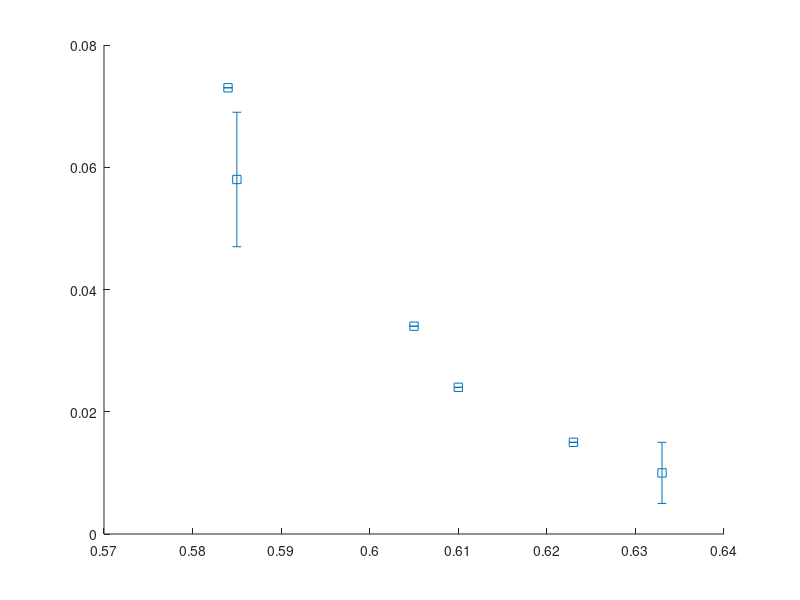

Source code (MATLAB): (Note: this script raises an error after producing the figure.)
% Plot general code


vf = [.592, .594];
delta_ab = [.0080, .0114];
delta_80s = [.0038, .0033];
delta_50s = [.0031,.0025];

vf_2_25 = [.617];
delta_ab_2_25 = [.013];
delta_50s_2_25 = [.0044];

vf_2_14 = [.624];
delta_ab_2_14 = [.0031]; % don't trust
delta_50s_2_14 = [.0025];


vf_combined = [.592, .594, .617, .618, .624];
delta_ab_combined = [.0096, .0114, .013, .011, .0031];
delta_50s_combined = [.0031, .0025, .0044, .0030, .0025];

vf_combined_tiled = [.586, .601, .604, .607, .607, .626];
delta_ab_combined_tiled = [.078, .0096, .0113, .0114, .011, .0055];
delta_50s_combined_tiled = [.03, .0031, .0044, .0025, .0030, .0025];


% Volume fraction vs time data 
vf_peri = [.41, .55, .57, .6, .63, .64, .64];
time = [0, 27, 41, 68, 103, 169, 278];

vf_jolts = [.59, .59, .58, .58, .59, .58, .62, .61, .61];
time_jolts = [605, 612, 617, 842, 852, 862, 1659, 1668, 1676];

% Vertical line
vert_x = ones(1,100)*400;
vert_y = linspace(.4, .65);
% 
% % Individual data points. Volume fraction then Delta
% delta_ab = [
% %     .601, .0096; % 11-17-20 ts-3-5
% %     .607, .0114; % 11-17-20 ts-17-19
% %     .604, .013; % 2-25-20 ts-post-p5-1
% %     .607, .011; % 11-17-20 ts-42-44
% %     .626, .0055; % 9-23-21 ts-4-6
% %     .586, .090; % 12-7-21 ts-3-4
% %     .604, .045;  % 12-7-21 ts-8-9
% %     .585, .067; % 12-14-21 ts-5-6
% %     .630, .013; % 12-7-21 ts-28-29
%     .601, .0079 % % 12-14-21 ts-33-34 relative positions (DONT TRUST PHI)
%     .603, .0052 % % 12-14-21 ts-43-44 relative positions (DONT TRUST PHI)
% 
%     .585, .044; % 12-14-21 ts-5-6 relative positions
%     .607, .021; % 12-14-21 ts-13-14 relative positions
%     .586, .070; % 12-7-21 ts-3-4 relative positions
%     .607, .038;  % 12-7-21 ts-8-9 relative positions
%     .607, .029; % 12-7-21 ts-9-10 relative positions. Should maybe combine
%     .630, .010; % 12-7-21 ts-28-29 relative positions
%     ];
% %     .585, .038 % 12-14-21 ts-5-6 relative positions no outliers
% 
% delta = [
% %     .601, .0031; % 11-17-20 ts-3-5 
% %     .607, .0025; % 11-17-20 ts-17-19
% %     .604, .0044; % 2-25-20 ts-post-p5-1
% %     .607, .0030;  % 11-17-20 ts-42-44
% %     .626, .0025;  % 9-23-21 ts-4-6
% %     .586, .030;  % 12-7-21 ts-3-4
% %     .604, .019; % 12-7-21 ts-8
% %     .585, .033; % 12-14-21 ts-5-6
% %     .564, .056; % 12-7-21 ts-0
% %     .630, .0021; % 12-7-21 ts-28-29
%     .601, .0082 % % 12-14-21 ts-33-34 relative positions (DONT TRUST PHI)
%     .603, .0037 % % 12-14-21 ts-43-44 relative positions (DONT TRUST PHI)
% 
%     .555, .051; % 12-14-21 ts-0 relative positions
%     .585, .027; % 12-14-21 ts-5 and ts-6 relative positions
%     .607, .014; % 12-14-21 ts-14 relative positions
%     .564, .045; % 12-7-21 ts-0 relative positions
%     .586, .024; % 12-7-21 ts-3 and ts-4 relative positions
%     .606, .016; % 12-7-21 ts-8 and ts-9 relative positions
%     .630, .0023; % 12-7-21 ts-28 and ts-29 relative positions
%     ];

% Individual data points. Volume fraction then Delta
% Volume fraction and delta cutoff set 24px above bottome plate
delta_ab = [
%     .601, .0063 % % 12-14-21 ts-33-34 relative positions (DONT TRUST PHI)
%     .603, .0029 % % 12-14-21 ts-43-44 relative positions (DONT TRUST PHI)

    .584, .073; % 12-14-21 ts-4-5-6 relative positions
    .610, .024; % 12-14-21 ts-13-14 relative positions
    .585, .058; % 12-7-21 ts-3-4 relative positions
    .605, .034;  % 12-7-21 ts-8-9-10 relative positions
    .623, .015; % 12-7-21 ts-18 relative positions
    .633, .01; % 12-7-21 ts-28-29 relative positions
    ];

% Volume fraction and delta cutoff set 24px above bottome plate with rough
% errobars
delta_ab_yerr = [
%     .601, .0063 % % 12-14-21 ts-33-34 relative positions (DONT TRUST PHI)
%     .603, .0029 % % 12-14-21 ts-43-44 relative positions (DONT TRUST PHI)

    .584, .073, 0; % 12-14-21 ts-4-5-6 relative positions
    .610, .024, 0; % 12-14-21 ts-13-14 relative positions
    .585, .058, .011; % 12-7-21 ts-3-4 relative positions
    .605, .034, 0;  % 12-7-21 ts-8-9-10 relative positions
    .623, .015, 0; % 12-7-21 ts-18 relative positions
    .633, .01, .005; % 12-7-21 ts-28-29 relative positions
    ];

% Volume fraction and delta cutoff set 24px above bottome plate. Bootstrap
% error bars
delta_ab_yerr_bs = [
    .584, .0, .0; % 12-14-21 ts-4-5-6 relative positions
    .610, .0, .0; % 12-14-21 ts-12-13-14 relative positions
    .585, .0, .0; % 12-7-21 ts-3-4-5 relative positions
    .605, .0, .0;  % 12-7-21 ts-7-8-9-10 relative positions
    .623, .0, .0; % 12-7-21 ts-17-18-19 relative positions
    .633, .0, .0; % 12-7-21 ts-27-28-29 relative positions
    ];

% delta at 90s with bootstrap errorbars
delta_90_yerr_bs = [

    .584, .0, 0; % 12-14-21 ts-4-5-6 relative positions
    .610, .0, 0; % 12-14-21 ts-12-13-14 relative positions
    .585, .0, .0; % 12-7-21 ts-3-4-5 relative positions
    .606, .0, .0; % 12-7-21 ts-7-8-9-10 relative positions
    .623, .0, 0; % 12-7-21 ts-17-18-19 relative positions
    .630, .0, 0.0; % 12-7-21 ts-27-28-29 relative positions
    ];


% delta at 50s
delta = [
%     .601, .0024 % % 12-14-21 ts-33-34 relative positions (DONT TRUST PHI)
%     .603, .0012 % % 12-14-21 ts-43-44 relative positions (DONT TRUST PHI)

    .555, .060; % 12-14-21 ts-0 relative positions
    .584, .029; % 12-14-21 ts-5 and ts-6 relative positions
    .610, .014; % 12-14-21 ts-14 relative positions
    .565, .056; % 12-7-21 ts-0 relative positions
    .585, .025; % 12-7-21 ts-3 and ts-4 relative positions
    .606, .018; % 12-7-21 ts-8 and ts-9 relative positions
    .623, .0061; % 12-7-21 ts-18 relative positions
    .630, .0027; % 12-7-21 ts-28 and ts-29 relative positions
    ];

% delta at 90s
delta_90 = [

    .584, .035; % 12-14-21 ts-6 relative positions
    .610, .018; % 12-14-21 ts-14 relative positions
    .585, .034; % 12-7-21 ts-3 and ts-4 relative positions
    .606, .022; % 12-7-21 ts-8 and ts-9 relative positions
    .623, .0074; % 12-7-21 ts-18 relative positions
    .630, .0027; % 12-7-21 ts-28 and ts-29 relative positions
    ];
    

% delta at 90s with rough errorbars
delta_90_yerr = [

    .584, .035, 0; % 12-14-21 ts-6 relative positions
    .610, .018, 0; % 12-14-21 ts-14 relative positions
    .585, .034, .008; % 12-7-21 ts-3 and ts-4 relative positions
    .606, .022, .008; % 12-7-21 ts-8 and ts-9 relative positions
    .623, .0074, 0; % 12-7-21 ts-18 relative positions
    .630, .0027, 0.004; % 12-7-21 ts-28 and ts-29 relative positions
    ];

% Individual data points. Volume fraction then Delta
% Volume fraction for only big particles. Delta cutoff set 2um from
% bottom of image. Vol frac 24px above bottom plate.
delta_ab_big = [
%     .601, .0049 % % 12-14-21 ts-33-34 relative positions (DONT TRUST PHI)
%     .603, .0045 % % 12-14-21 ts-43-44 relative positions (DONT TRUST PHI)

    .584, .051; % 12-14-21 ts-5-6 relative positions
    .610, .018; % 12-14-21 ts-12-13 and ts-13-14 relative positions
    .585, .060; % 12-7-21 ts-3-4 relative positions
    .605, .027;  % 12-7-21 ts-8-9-10 relative positions
    .633, .0078; % 12-7-21 ts-28-29 relative positions
    ];

delta_big = [
%     .601, .002 % % 12-14-21 ts-33-34 relative positions (DONT TRUST PHI)
%     .603, .001 % % 12-14-21 ts-43-44 relative positions (DONT TRUST PHI)

    .555, .039; % 12-14-21 ts-0 relative positions
    .584, .019; % 12-14-21 ts-5 and ts-6 relative positions
    .610, .0093; % 12-14-21 ts-14 relative positions
    .565, .032; % 12-7-21 ts-0 relative positions
    .585, .017; % 12-7-21 ts-3 and ts-4 relative positions
    .606, .012; % 12-7-21 ts-8 and ts-9 relative positions
    .630, .0019; % 12-7-21 ts-28 and ts-29 relative positions
    ];

pressures = [
    .564 8.3
    .585 9.1
    .604 12.7
    .609 12.3
    .630 22
    ];

% number of first neighbors. Single cycle mean of all with < 10 neighbors.
% center-to-center distance
mfn = [
    .581, 3.26; % 12-7-21 ts-3 frames 1-240
    .588, 3.12; % 12-7-21 ts-4 frames 1-240
    .605, 3.17; % 12-7-21 ts-8 frames 1-240
    .607, 2.95; % 12-7-21 ts-9 frames 1-240
    .625, 2.51; % 12-7-21 ts-18 frames 1-360
    .624, 2.69; % 12-7-21 ts-19 frames 1-360
    .634, 2.23; % 12-7-21 ts-28 frames 1-360
    .632, 2.17; % 12-7-21 ts-29 frames 1-360
    ];

% number of first neighbors. Between jolt mean of all with < 10 neighbors.
% Center-to-center distance
mfn_jolt = [
    .585, 3.95; % 12-7-21 ts-3-4 frames 1-240 each
    .593, 3.83; % 12-7-21 ts-4-5 frames 1-240 each
    .605, 3.54; % 12-7-21 ts-7-8 frames 1-240 each
    .606, 3.79; % 12-7-21 ts-8-9 frames 1-240 each
    .633, 2.56; % 12-7-21 ts-28-29 frames 1-360 each
    ];

% lines = zeros(1,2);
% % DELTA_AB
% lines(1)= plot(delta_ab(:,1), delta_ab(:,2), 'o', 'Color', blu, 'MarkerFaceColor', blu, 'MarkerSize', 8, 'Displayname', '\Delta_{AB}');
% % DELTA (MSD)
% lines(2) =plot(delta(:,1), delta(:,2), 'o', 'Color', red, 'MarkerFaceColor', red, 'MarkerSize', 8, 'Displayname', '\Delta');

% %%
% figure;
% hold on
% bar_pre = stairs(contacts, pdf_pre, 'b', 'LineWidth', 2);
% 
% bar_post = stairs(contacts, pdf_post, 'r', 'LineWidth', 2);
% 
% xlim([0 10])
% % ylim([0.13 0.26])

%%

red = [228,26,28]/255;
blu = [55,126,184]/255;
grn = [77,175,74]/255;
pur = [152,78,163]/255;
org = [255,127,0]/255;
brn = [166,86,40]/255;
aqua = [0, 51, 0]/255.;
yel = [255,255,51]/255.;
pnk = [231,41,138]/255.;
lgrn = [102,166,30]/255.;


figure;
% hold on;

% plot(vf_combined(1:4), delta_ab_combined(1:4), 'o', 'Color', blu, 'MarkerFaceColor', blu,...
%     'MarkerSize', 8, 'Displayname', '\Delta_{AB}')
% plot(vf_combined, delta_50s_combined, 'o', 'Color', red, 'MarkerFaceColor', red,...
%     'MarkerSize', 8, 'Displayname', '\Delta')

% plot(vf_combined_tiled, delta_ab_combined_tiled, 'o', 'Color', blu, 'MarkerFaceColor', blu,...
%     'MarkerSize', 8, 'Displayname', '\Delta_{AB}')
% plot(vf_combined_tiled, delta_50s_combined_tiled, 'o', 'Color', red, 'MarkerFaceColor', red,...
%     'MarkerSize', 8, 'Displayname', '\Delta')

% % Somewhat weird versoin where i plot each point independently. Using base
% % PERI volume fractions.
% lines = zeros(1,2);
% lines(1)= plot(.592, .0096, 'o', 'Color', blu, 'MarkerFaceColor', blu, 'MarkerSize', 8, 'Displayname', '\Delta_{AB}'); % 11-17-20 ts-3-5
% plot(.594, .0114, 'o', 'Color', blu, 'MarkerFaceColor', blu, 'MarkerSize', 8) % 11-17-20 ts-17-19
% plot(.617, .013, 'o', 'Color', blu, 'MarkerFaceColor', blu, 'MarkerSize', 8) % 2-25-20 ts-post-p5-1
% plot(.618, .011, 'o', 'Color', blu, 'MarkerFaceColor', blu, 'MarkerSize', 8) % 11-17-20 ts-42-44
% plot(.624, .0031, 'o', 'Color', blu, 'MarkerFaceColor', blu, 'MarkerSize', 8) % 2-14-20 ts-post-p5-1-2
% 
% lines(2) =plot(.592, .0031, 'o', 'Color', red, 'MarkerFaceColor', red, 'MarkerSize', 8, 'Displayname', '\Delta'); % 11-17-20 ts-3-5
% plot(.594, .0025, 'o', 'Color', red, 'MarkerFaceColor', red, 'MarkerSize', 8) % 11-17-20 ts-17-19
% plot(.617, .0044, 'o', 'Color', red, 'MarkerFaceColor', red, 'MarkerSize', 8) % 2-25-20 ts-post-p5-1
% plot(.618, .0030, 'o', 'Color', red, 'MarkerFaceColor', red, 'MarkerSize', 8) % 11-17-20 ts-42-44
% plot(.624, .0025, 'o', 'Color', red, 'MarkerFaceColor', red, 'MarkerSize', 8) % 2-14-20 ts-post-p5-1-2

% % Somewhat weird versoin where i plot each point independently
% lines = zeros(1,2); % DELTA_AB
% lines(1)= plot(.601, .0096, 'o', 'Color', blu, 'MarkerFaceColor', blu, 'MarkerSize', 8, 'Displayname', '\Delta_{AB}'); % 11-17-20 ts-3-5
% plot(.607, .0114, 'o', 'Color', blu, 'MarkerFaceColor', blu, 'MarkerSize', 8) % 11-17-20 ts-17-19
% plot(.604, .013, 'o', 'Color', blu, 'MarkerFaceColor', blu, 'MarkerSize', 8) % 2-25-20 ts-post-p5-1
% plot(.607, .011, 'o', 'Color', blu, 'MarkerFaceColor', blu, 'MarkerSize', 8) % 11-17-20 ts-42-44
% % plot(.620, .0031, 'o', 'Color', blu, 'MarkerFaceColor', blu, 'MarkerSize', 8) % 2-14-20 ts-post-p5-1-2. Don't trust this point
% plot(.626, .0055, 'o', 'Color', blu, 'MarkerFaceColor', blu, 'MarkerSize', 8) % 9-23-21 ts-4-6
% plot(.586, .090, 'd', 'Color', blu, 'MarkerFaceColor', blu, 'MarkerSize', 8) % 12-7-21 ts-3-4
% plot(.604, .045, 'd', 'Color', blu, 'MarkerFaceColor', blu, 'MarkerSize', 8) % 12-7-21 ts-8-9
% plot(.585, .067, 'd', 'Color', blu, 'MarkerFaceColor', blu, 'MarkerSize', 8) % 12-14-21 ts-5-6
% plot(.630, .013, 'd', 'Color', blu, 'MarkerFaceColor', blu, 'MarkerSize', 8) % 12-7-21 ts-28-29
% plot(.585, .044, 's', 'Color', blu, 'MarkerFaceColor', blu, 'MarkerSize', 8) % 12-14-21 ts-5-6 relative positions
% % plot(.585, .038, 's', 'Color', blu, 'MarkerFaceColor', blu, 'MarkerSize', 8) % 12-14-21 ts-5-6 relative positions no outliers
% plot(.586, .070, 's', 'Color', blu, 'MarkerFaceColor', blu, 'MarkerSize', 8) % 12-7-21 ts-3-4 relative positions
% 
% % DELTA (MSD)
% lines(2) =plot(.601, .0031, 'o', 'Color', red, 'MarkerFaceColor', red, 'MarkerSize', 8, 'Displayname', '\Delta'); % 11-17-20 ts-3-5
% plot(.607, .0025, 'o', 'Color', red, 'MarkerFaceColor', red, 'MarkerSize', 8) % 11-17-20 ts-17-19
% plot(.604, .0044, 'o', 'Color', red, 'MarkerFaceColor', red, 'MarkerSize', 8) % 2-25-20 ts-post-p5-1
% plot(.607, .0030, 'o', 'Color', red, 'MarkerFaceColor', red, 'MarkerSize', 8) % 11-17-20 ts-42-44
% % plot(.620, .0025, 'o', 'Color', red, 'MarkerFaceColor', red, 'MarkerSize', 8) % 2-14-20 ts-post-p5-1-2 Don't trust this point
% plot(.626, .0025, 'o', 'Color', red, 'MarkerFaceColor', red, 'MarkerSize', 8) % 9-23-21 ts-4-6
% plot(.586, .030, 'd', 'Color', red, 'MarkerFaceColor', red, 'MarkerSize', 8) % 12-7-21 ts-3-4
% plot(.604, .019, 'd', 'Color', red, 'MarkerFaceColor', red, 'MarkerSize', 8) % 12-7-21 ts-8
% plot(.585, .033, 'd', 'Color', red, 'MarkerFaceColor', red, 'MarkerSize', 8) % 12-14-21 ts-5-6
% plot(.564, .056, 'd', 'Color', red, 'MarkerFaceColor', red, 'MarkerSize', 8) % 12-7-21 ts-0
% plot(.630, .0021, 'd', 'Color', red, 'MarkerFaceColor', red, 'MarkerSize', 8) % 12-7-21 ts-28-29
% plot(.585, .027, 's', 'Color', red, 'MarkerFaceColor', red, 'MarkerSize', 8) % 12-14-21 ts-5-6 relative positions
% plot(.586, .024, 's', 'Color', red, 'MarkerFaceColor', red, 'MarkerSize', 8) % 12-7-21 ts-3-4 relative positions
% plot(.564, .044, 's', 'Color', red, 'MarkerFaceColor', red, 'MarkerSize', 8) % 12-7-21 ts-0 relative positions


% most recent delta plotting %%%
hold on
% DELTA_AB
% lines(1)= plot(delta_ab(1:5,1), delta_ab(1:5,2), 'o', 'Color', blu, 'MarkerFaceColor', blu, 'MarkerSize', 8, 'Displayname', '\Delta_{AB}');
% lines(1)=plot(delta_ab(6:9,1), delta_ab(6:9,2), 'd', 'Color', blu, 'MarkerFaceColor', blu, 'MarkerSize', 8, 'Displayname', '\Delta_{AB}');
% lines(1)=plot(delta_ab(:,1), delta_ab(:,2), 's', 'Color', blu, 'MarkerFaceColor', blu, 'MarkerSize', 8, 'Displayname', '\Delta_{AB}');
l1=errorbar(delta_ab_yerr(:,1), delta_ab_yerr(:,2), delta_ab_yerr(:,3), 's', 'Color', blu, 'MarkerFaceColor', blu, 'MarkerSize', 8, 'Displayname', '\Delta_{AB}');


% DELTA (MSD)
% lines(2) =plot(delta(1:5,1), delta(1:5,2), 'o', 'Color', red, 'MarkerFaceColor', red, 'MarkerSize', 8, 'Displayname', '\Delta');
% lines(2)= plot(delta(6:10,1), delta(6:10,2), 'd', 'Color', red, 'MarkerFaceColor', red, 'MarkerSize', 8, 'Displayname', '\Delta');
% lines(2)=plot(delta(:,1), delta(:,2), 's', 'Color', red, 'MarkerFaceColor', red, 'MarkerSize', 8, 'Displayname', '\Delta');
% lines(2)=plot(delta_90(:,1), delta_90(:,2), 's', 'Color', red, 'MarkerFaceColor', red, 'MarkerSize', 8, 'Displayname', '\Delta');
l2=errorbar(delta_90_yerr(:,1), delta_90_yerr(:,2), delta_90_yerr(:,3), 's', 'Color', red, 'MarkerFaceColor', red, 'MarkerSize', 8, 'Displayname', '\Delta');

% lines(3)=plot(delta_big(:,1), delta_big(:,2), 'd', 'Color', red, 'MarkerFaceColor', red, 'MarkerSize', 8, 'Displayname', '\Delta_{big}');
% lines(4)=plot(delta_ab_big(:,1), delta_ab_big(:,2), 'd', 'Color', blu, 'MarkerFaceColor', blu, 'MarkerSize', 8, 'Displayname', '\Delta_{AB}_{big}');
% optional line to set to semilog
set(gca,'YScale','log');
% Try fixing negative errorbar
ylim manual
l2.LData = l2.YData - max(eps,l2.YData-l2.LData);
leg = legend([l1,l2], 'Location', 'northeast');

% hold on
% plot(pressures(:,1), pressures(1:5,2), 'o', 'Color', blu, 'MarkerFaceColor', blu, 'MarkerSize', 8);

% % mean first neighbors plotting
% hold on
% lines = zeros(1,2);
% % mfn_jolt
% lines(1)=plot(mfn_jolt(:,1), mfn_jolt(:,2), 's', 'Color', blu, 'MarkerFaceColor', blu, 'MarkerSize', 8, 'Displayname', 'mfn jolt');
% 
% % mfn
% lines(2)=plot(mfn(:,1), mfn(:,2), 's', 'Color', red, 'MarkerFaceColor', red, 'MarkerSize', 8, 'Displayname', 'mfn');
% 
% 
% leg = legend(lines, 'Location', 'northeast');

% plot(time, vf_peri, 'o', 'Color', blu, 'MarkerFaceColor', blu,...
%     'MarkerSize', 8, 'Displayname', 'Settling')
% plot(vert_x, vert_y, '-', 'Color', grn);
% plot(time_jolts, vf_jolts, 'o', 'Color', red, 'MarkerFaceColor', red,...
%     'MarkerSize', 8, 'Displayname', 'Jolts')

xlabel('Vol. Frac.','FontSize', 18);
ylabel('\mum^2', 'FontSize', 18);
% ylabel('Pressure (mPa)', 'FontSize', 18);

% title('Voronoi volume distribution','FontSize', 20);
% ylabel('Mean contact number \langlez\rangle','FontSize', 18);
% xlabel('Shear cycles', 'FontSize', 18);


% ylabel('Mean contact number \langlez\rangle','FontSize', 18);
% xlabel('Shear cycles', 'FontSize', 18);

% ylabel('Probability','FontSize', 18);
% xlabel('Voronoi volume (V/V_0)', 'FontSize', 18);


% xlim([1 7])
ylim([1e-3 1e-1])
% leg = legend('Location', 'northeast');

% set(leg, 'FontSize', 14)


xt = get(gca,'XTick');
set(gca, 'FontSize', 16);

box on

hold off
